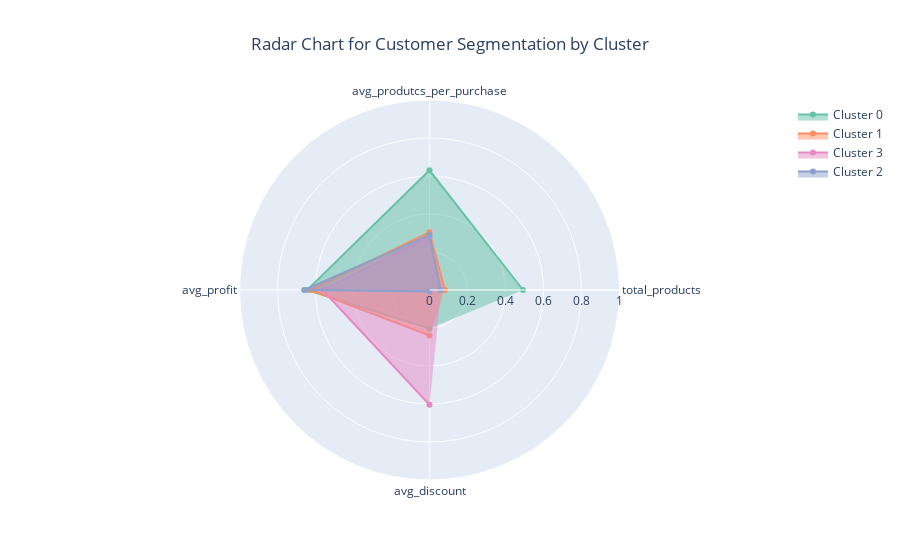

The code cell stored with this chart in its notebook:
### Code cell
# Get the unique clusters
clusters = df_customer_abt_scaled['kmeans_cluster'].unique()

# Create the radar chart
fig = go.Figure()

# Loop through each cluster and add a trace
for cluster in clusters:
    cluster_data = df_customer_abt_scaled[df_customer_abt_scaled['kmeans_cluster'] == cluster]
    
    # Calculate the mean for each feature in the cluster
    mean_values = cluster_data[['total_products', 'avg_produtcs_per_purchase', 'avg_profit', 'avg_discount']].mean()
    
    # Add the trace for this cluster
    fig.add_trace(go.Scatterpolar(
        r=mean_values.values,  # Values for each axis
        theta=mean_values.index,  # Feature names
        fill='toself',  # Fill the area under the line
        name=f'Cluster {cluster}',  # Name for the trace
        line=dict(color=px.colors.qualitative.Set2[int(cluster) % len(px.colors.qualitative.Set2)])  # Use a discrete color for each cluster
    ))

# Update layout for a clean design
fig.update_layout(
    title='Radar Chart for Customer Segmentation by Cluster',
    title_x=0.5,  # Center title
    polar=dict(
        radialaxis=dict(range=[0, df_customer_abt_scaled[['total_products', 'avg_produtcs_per_purchase', 'avg_profit', 'avg_discount']].max().max()]),  # Set the range of the radial axis
    ),
    font=dict(size=12),
    plot_bgcolor="white"
)

# Show the plot
fig.show()

### Figure 1 — Plotly figure (JSON) as saved in the notebook; plotly's stock layout.template omitted (floating-point values rounded to 4 significant figures)
{"data": [{"fill": "toself", "line": {"color": "rgb(102,194,165)"}, "name": "Cluster 0", "r": [0.4924, 0.6301, 0.644, 0.2024], "theta": ["total_products", "avg_produtcs_per_purchase", "avg_profit", "avg_discount"], "type": "scatterpolar"}, {"fill": "toself", "line": {"color": "rgb(252,141,98)"}, "name": "Cluster 1", "r": [0.08088, 0.3042, 0.6264, 0.2395], "theta": ["total_products", "avg_produtcs_per_purchase", "avg_profit", "avg_discount"], "type": "scatterpolar"}, {"fill": "toself", "line": {"color": "rgb(231,138,195)"}, "name": "Cluster 3", "r": [0.06234, 0.2809, 0.5632, 0.6037], "theta": ["total_products", "avg_produtcs_per_purchase", "avg_profit", "avg_discount"], "type": "scatterpolar"}, {"fill": "toself", "line": {"color": "rgb(141,160,203)"}, "name": "Cluster 2", "r": [0.05811, 0.2899, 0.6596, 0.007524], "theta": ["total_products", "avg_produtcs_per_purchase", "avg_profit", "avg_discount"], "type": "scatterpolar"}], "layout": {"font": {"size": 12}, "plot_bgcolor": "white", "polar": {"radialaxis": {"range": [0, 1.0]}}, "title": {"text": "Radar Chart for Customer Segmentation by Cluster", "x": 0.5}}}
